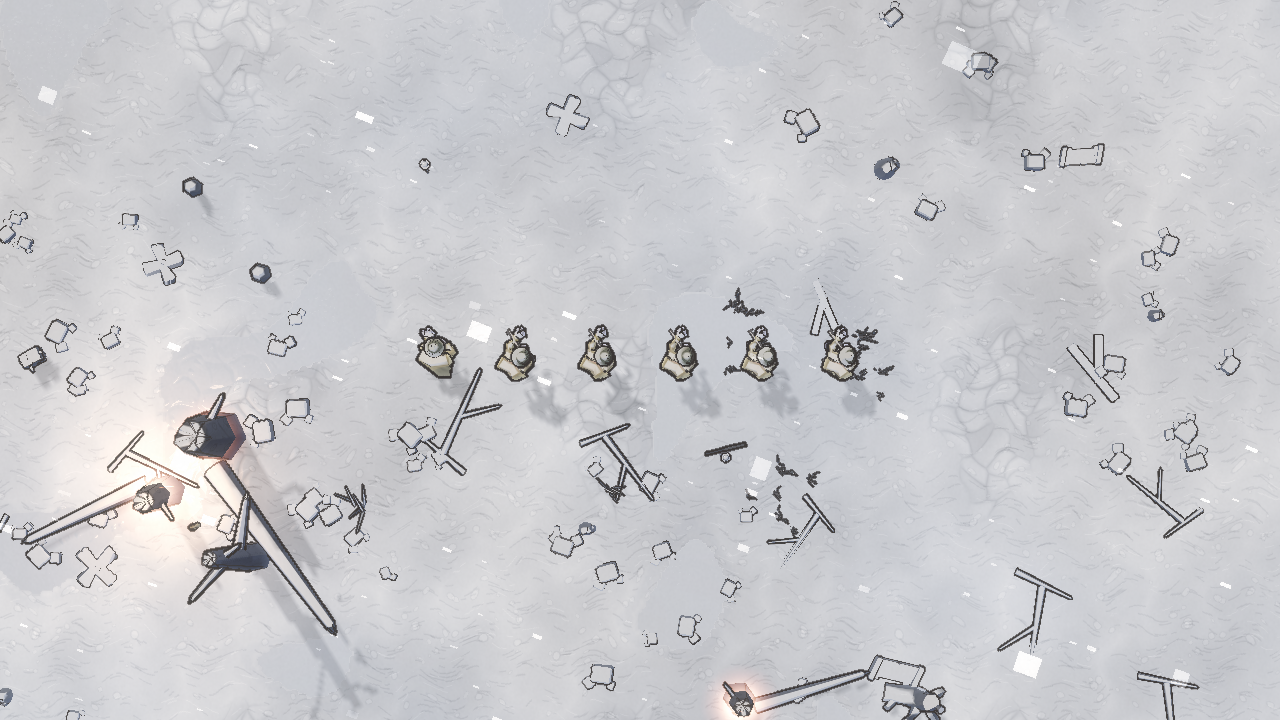
#> input picture docs/evidence/blast-knockback-death-r2/pre_blast2_m1_0.png, 1280 x 720 px
$ python -i probe.py   (imports and definitions only)
#> lines starting #> are read from the running program, lines starting #| are printed output that depends on the picture; after the words box and inside, x2 and y2 are one past the last pixel; in counts of white or black regions, pixels touching at a corner belong together
"""Measures the blast knockback throw PER BODY from the captured stills, not typed.

Harsh critic r1 (12/100) on blast-knockback-death found that round's probe measured the distance between the
centroids of ALL changed pixels — debris, blood and the crater included — and called it the throw. This one matches
bodies one by one instead, and it only ever looks at pixels.

What it reads (shot by Tests/Stills/BlastThrowStills.cs, `pre_`/`post_` prefix):
  <tag>_blast1..3_{m1_0,p0_5,p3_0}.png  a row of six men 2.5 m apart, straight down (pitch 89, zoom 20), at -1 s,
                                        +0.5 s and +3 s around a shell at the row's middle;
  <tag>_calm1..3_{...}.png              the same three moments with no shell: the noise floor, what a standing row
                                        drifts by on its own.
Each PNG has a .json sidecar beside it (CaptureRig) carrying `frame`, `fallen` and `contrast_median`.

Method, per run, on the (-1 s, +3 s) pair:
  1. background = the ROI's median colour; mask = colour distance > THRESH, opened with a 3x3 so a plank's one-pixel
     outline is not a blob; label with scipy.ndimage and keep blobs of MIN_BLOB..MAX_BLOB px.
  2. The standing men in the -1 s still are found as a ROW, not as "every blob": the horizontal line (y within
     BAND_PX) holding the longest chain of blobs evenly spaced along x. A top-down winter field is full of planks,
     crates, sandbags and shell holes that are blobs too, and they do not stand in an evenly spaced line. The scale
     is the chain's MEDIAN gap: px_per_m = gap / SPACING_M, which survives a man the mask missed.
  3. Match the -1 s blobs to the +3 s blobs ONE TO ONE (scipy.optimize.linear_sum_assignment) on
     cost = pixel distance + AREA_W * |area ratio - 1|, dropping any match over MAX_MATCH_M. The area term and that
     cap are what keep debris and the crater from being read as a body.
  4. The run's value is the MEDIAN of its per-body distances in metres.

Reported in probe.json and printed: throw_m (the median of the three blast runs' per-body distances pooled),
per_body_m, noise_floor_m (the three calm runs' medians), blast_median_m, baseline_throw_m (the pre build's, a
constant here), px_per_m, frame_gap, seconds_gap,
fps_implied, fallen_after, contrast_median_after. Raises if a run matched fewer than MIN_BODIES bodies.
"""
import glob
import json
import os
import statistics
import sys

import numpy as np
from PIL import Image
from scipy import ndimage
from scipy.optimize import linear_sum_assignment

HERE = os.path.dirname(os.path.abspath(__file__))

SPACING_M = 2.5        # DeathLab.Row spacing in BlastThrowStills
THRESH = 60.0          # colour distance from the snow that counts as foreground (a man reads 60-150 dark of it)
MIN_BLOB = 120         # px; a blob smaller than this is debris or blood, not a man
MAX_BLOB = 1600        # px; bigger than this is a shell hole, a bunker or two bodies run together
BAND_PX = 22           # how far off one line the row's men may sit (the shot is pitch 89, not quite 90)
GAP_MIN_PX, GAP_MAX_PX = 50, 110   # one SPACING_M gap at this zoom is ~79 px: narrow enough that a chain cannot
                                   # skip every other man and call 2.5 m a 5 m gap (calm2 did, at a 160 px cap)
AREA_W = 40.0          # how much a change of area costs, against one pixel of distance
MAX_MATCH_M = 12.0     # a "body" that moved further than this is not the same body
MIN_BODIES = 4         # the bar the leg card sets: n_bodies >= 4 per run
MAX_POSE_ERROR_M = 0.6     # how far off its asked pose a still may have been shot: the translation is taken
                           # out exactly from the sidecar's own camera, so this only has to catch a wild pose
MAX_POSE_TILT_DEG = 0.5    # and how far off in pitch or yaw
# the three blast runs' medians measured the same way on the build before the throw change (tag `pre`, commit
# c77ec78451): the bar the post set has to clear. The pre stills were replaced by the post ones in the same folder.
BASELINE_THROW_M = [1.181, 2.142, 1.212]
BLAST_RUNS = ("blast1", "blast2", "blast3")
CALM_RUNS = ("calm1", "calm2", "calm3")
# the ground inside the frame, away from the edges where a thrown body is half cut off
ROI = (40, 40, 1240, 680)


def blobs(path, roi=ROI, thresh=THRESH, min_blob=MIN_BLOB, max_blob=MAX_BLOB):
    """Every foreground blob in the ROI: (centre x, centre y, area), in full-image pixel coordinates."""
#> called with path = 'pre_blast2_m1_0.png', roi = (40, 40, 1240, 680), thresh = 60, min_blob = 120, max_blob = 1600
    im = np.array(Image.open(path).convert("RGB")).astype(float)
    x0, y0, x1, y1 = roi
    sub = im[y0:y1, x0:x1]
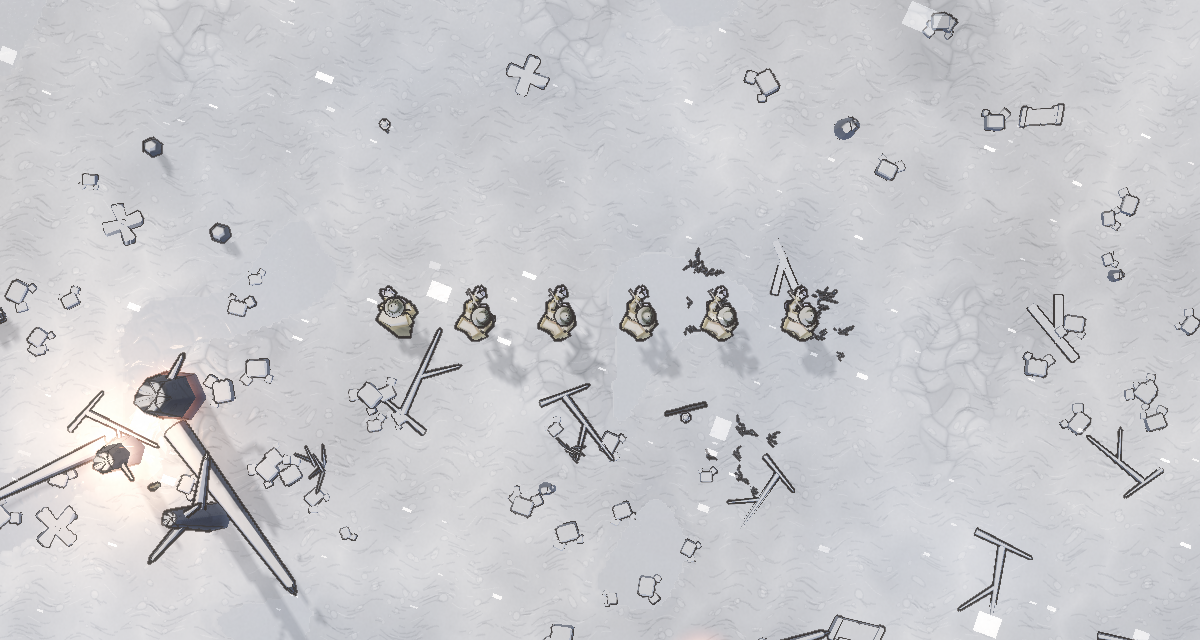
#> sub: shape (640, 1200, 3) float64; mean R, G, B 201.5, 201.7, 205.2
    bg = np.median(sub.reshape(-1, 3), axis=0)
#> bg = [204, 205, 209]
    mask = np.sqrt(((sub - bg) ** 2).sum(axis=2)) > thresh
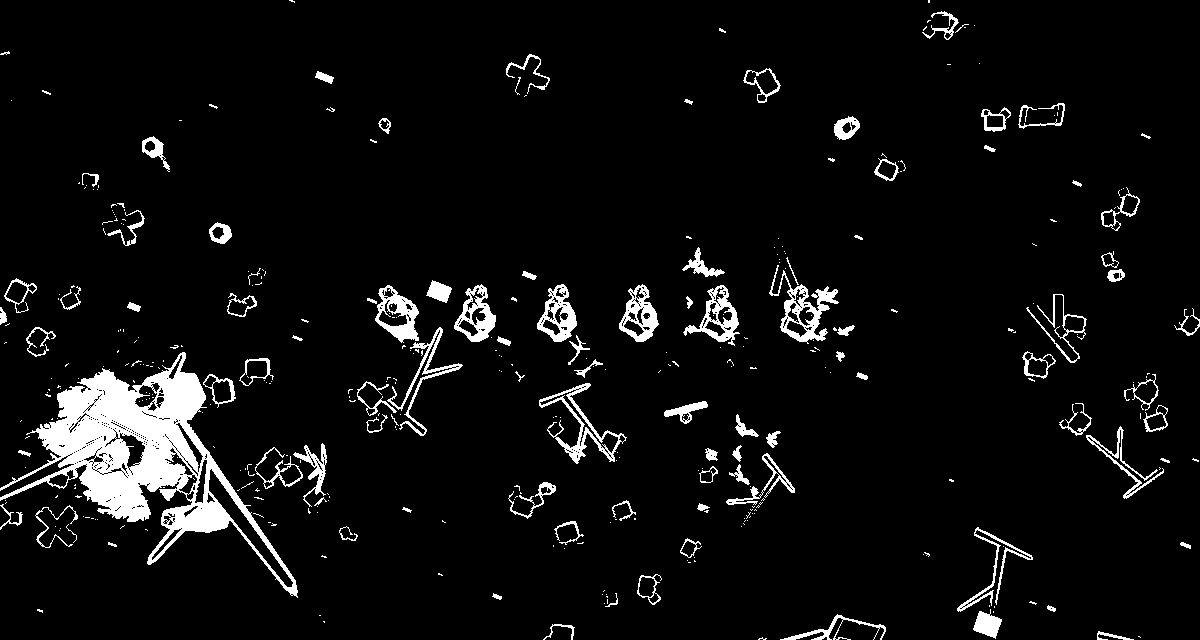
#> mask: shape (640, 1200) bool; 5.8% white; 381 white regions (283 under 20 px), largest, box (x1, y1, x2, y2) and area: (0, 352, 298, 598) 19321, (769, 265, 839, 344) 1543, (539, 383, 627, 464) 1322
    mask = ndimage.binary_opening(mask, np.ones((3, 3)))
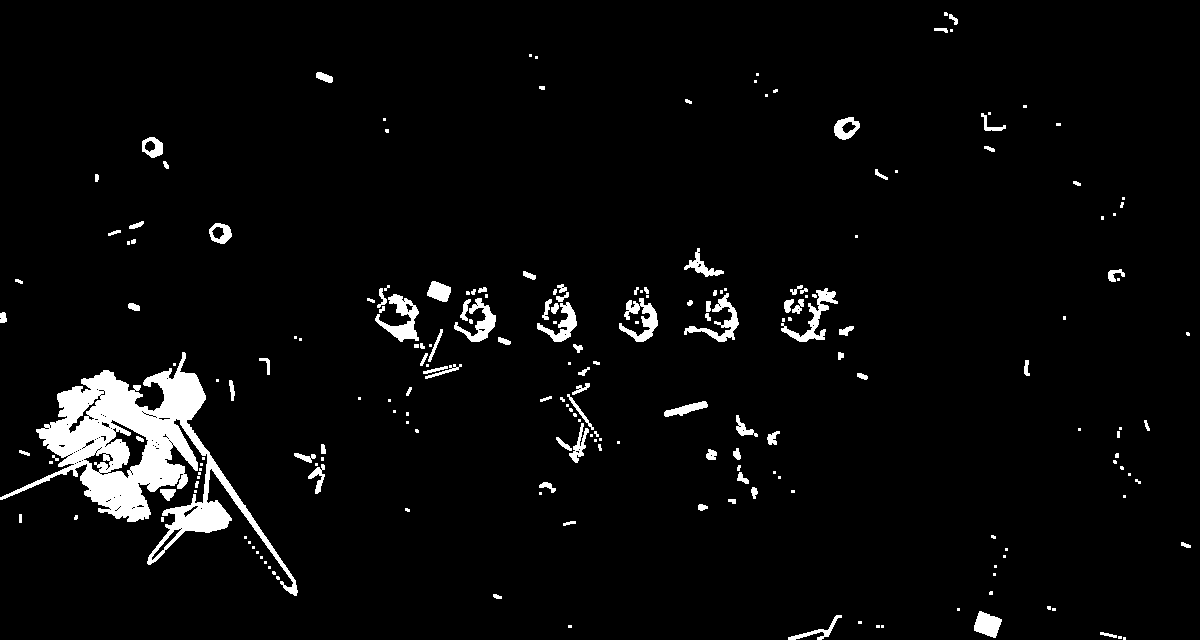
#> mask: shape (640, 1200) bool; 4.1% white; 211 white regions (109 under 20 px), largest, box (x1, y1, x2, y2) and area: (0, 352, 298, 596) 17575, (375, 294, 419, 342) 868, (781, 288, 838, 342) 799
    lbl, n = ndimage.label(mask)
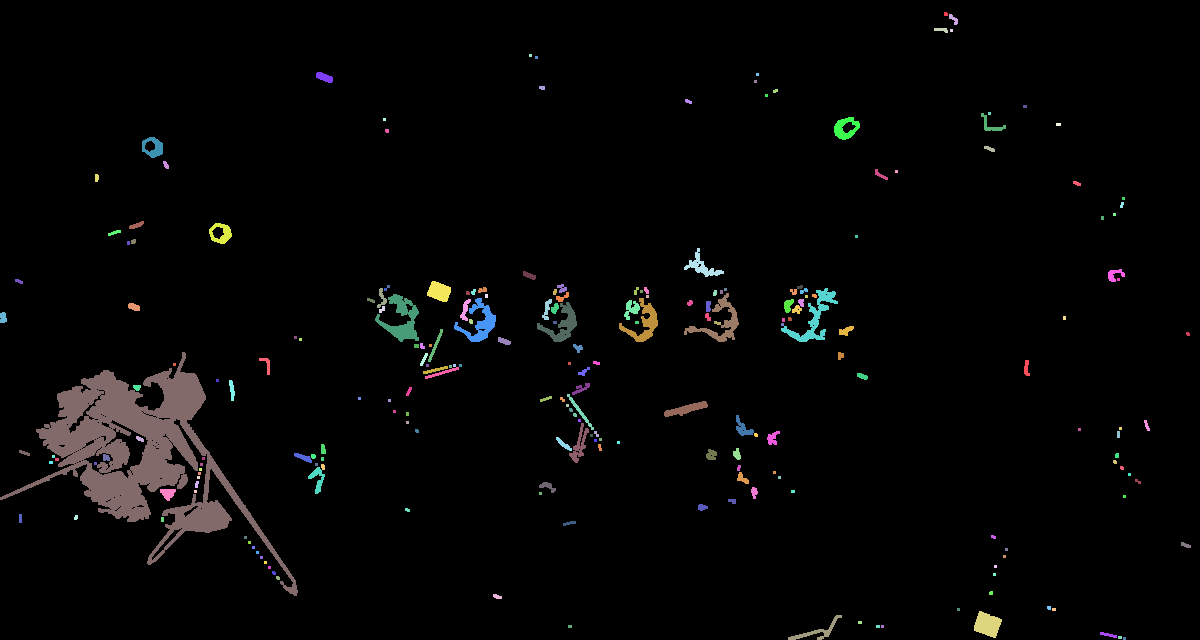
#> lbl: shape (640, 1200) int32; 228 distinct labels, from 0 to 227; one colour per label, 0 black
#> n = 227
    if n == 0:
        return []
    ids = range(1, n + 1)
    sizes = ndimage.sum(mask, lbl, ids)
#> sizes = 227 values, max 17486 at index 103, min 9 at index 3, mean 137.3
    coms = ndimage.center_of_mass(mask, lbl, ids)
#> coms = 227 pairs, first value 13.6 to 638, second value 2.74 to 1187.5
    out = []
    for size, (cy, cx) in zip(sizes, coms):
        if min_blob <= size <= max_blob:
            out.append((cx + x0, cy + y0, float(size)))
#> this loop made 227 passes
#> (size, cy, cx) on passes 1 to 3: (15, 13.6, 945.4), (49, 18.8, 953.2), (47, 29.38, 941)
#> after the loop, out = 22 items, first 6: (364.1, 116.9, 120), (1030.8, 164.9, 133), (885.2, 168, 338), (192.9, 187.1, 265), (260.7, 273.1, 269), (741.7, 306.2, 337)
    return out


# [151 lines left out: functions standing_row, px_per_m, to_world, matched_distances, sidecar, run and 1 more, not called in this run]


# [2 lines not run here, left out]

>>> result = blobs('pre_blast2_m1_0.png')
#> result has the same summary as out in blobs
